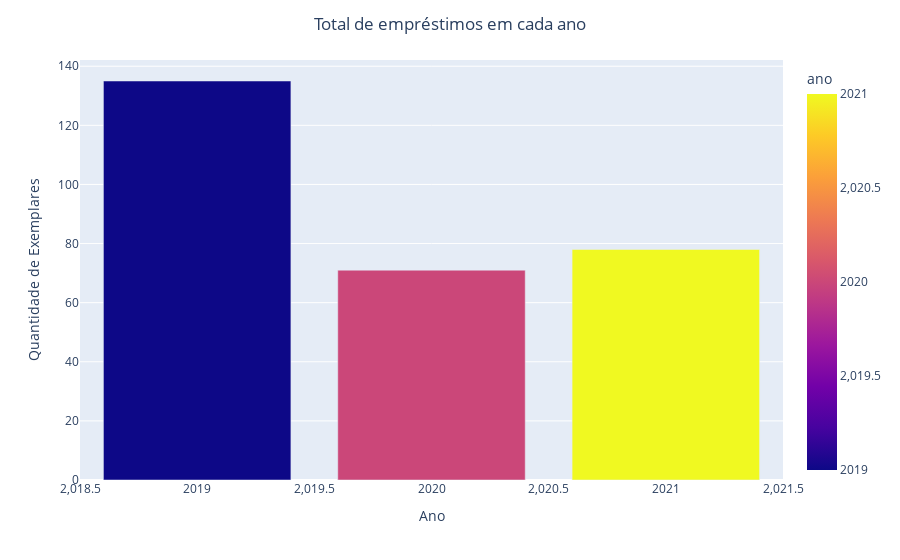

Here is the notebook cell this chart was saved with:
### Code cell
# Plot do gráfico de empréstimo por ano
grafico = px.bar(quantidade_ano, x='ano', y='quantidade', color= 'ano')
grafico.update_layout(xaxis_title_text = 'Ano', yaxis_title_text = 'Quantidade de Exemplares',
                      title_text = 'Total de empréstimos em cada ano', title_x = 0.5)

### Figure 1 — Plotly figure (JSON) as saved in the notebook; plotly's stock layout.template omitted (floating-point values rounded to 4 significant figures)
{"data": [{"alignmentgroup": "True", "hovertemplate": "ano=%{marker.color}<br>quantidade=%{y}<extra></extra>", "legendgroup": "", "marker": {"color": [2019, 2020, 2021], "coloraxis": "coloraxis", "pattern": {"shape": ""}}, "name": "", "offsetgroup": "", "orientation": "v", "showlegend": false, "textposition": "auto", "type": "bar", "x": [2019, 2020, 2021], "xaxis": "x", "y": [135, 71, 78], "yaxis": "y"}], "layout": {"barmode": "relative", "coloraxis": {"colorbar": {"title": {"text": "ano"}}, "colorscale": [[0, "#0d0887"], [0.1111, "#46039f"], [0.2222, "#7201a8"], [0.3333, "#9c179e"], [0.4444, "#bd3786"], [0.5556, "#d8576b"], [0.6667, "#ed7953"], [0.7778, "#fb9f3a"], [0.8889, "#fdca26"], [1, "#f0f921"]]}, "legend": {"tracegroupgap": 0}, "margin": {"t": 60}, "title": {"text": "Total de empréstimos em cada ano", "x": 0.5}, "xaxis": {"anchor": "y", "domain": [0, 1], "title": {"text": "Ano"}}, "yaxis": {"anchor": "x", "domain": [0, 1], "title": {"text": "Quantidade de Exemplares"}}}}
